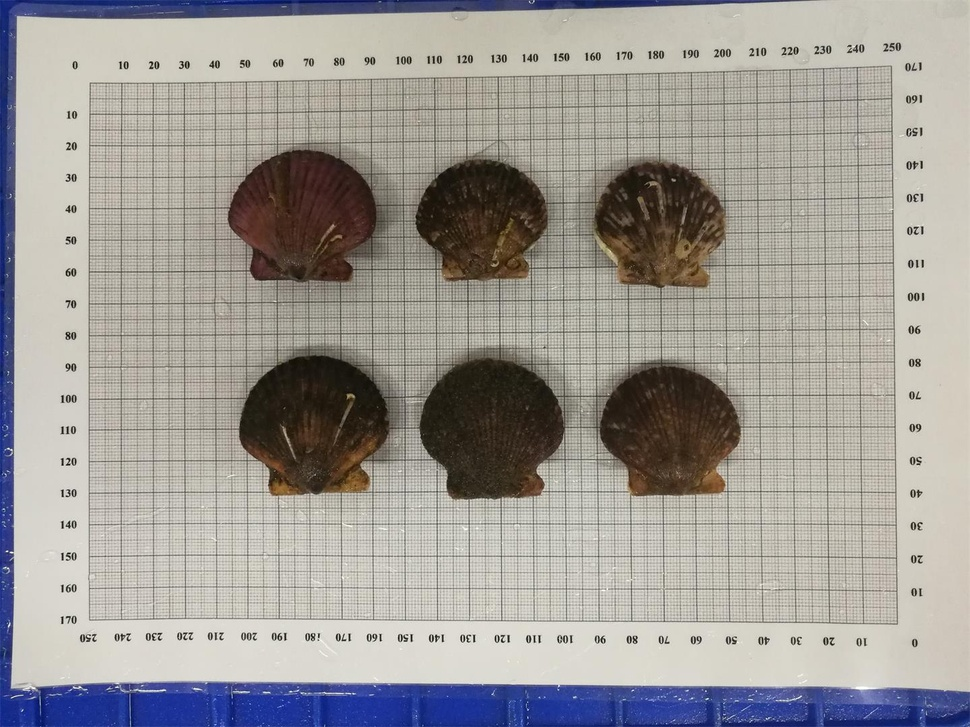
#> input picture PIC/s4.jpg, 970 x 727 px, shrunk from 1440 x 1080 before the run, found by its file name
$ python Contours.py   (older library calls are emulated)
#> lines starting #> are read from the running program, lines starting #| are printed output that depends on the picture; after the words box and inside, x2 and y2 are one past the last pixel; in counts of white or black regions, pixels touching at a corner belong together
### shapedetector.py
import cv2
import numpy as np
import imutils
import math


class ShapeDetector:
    def __init__(self):
        pass

    def otsu(self, img):
        '''大津阈值分割算法，找阈值使用'''
        gray_hist = cv2.calcHist([img], [0], None, [256], [0.0, 255.0])
        cv2.normalize(gray_hist, dst=gray_hist, norm_type=cv2.NORM_L1)  # 归一化
        threshold, u_t, u, p, delta = 0, 0.0, 0.0, 0.0, 0
        u_t = sum([index * value for index, value in enumerate(gray_hist)])  # 整个图像的平均灰度
        for index, value in enumerate(gray_hist):
            u += index * value
            p += value
            t = u_t * p - u
            if p == 0 or p == 1:
                delta_tmp = 0
            else:
                delta_tmp = t * t/(p * (1 - p))
            if delta_tmp > delta:
                delta = delta_tmp
                threshold = index
        return threshold

    # [102 lines left out: functions detect, _floodmask, transform, transform1, not called in this run]

    def linelength(self, p1, p2):
        return int(math.sqrt((p1[0] - p2[0])**2 + (p1[1] - p2[1])**2))

    # [19 lines left out: function watershed, not called in this run]

### Contours.py
import cv2
import numpy as np
import shapedetector
import matplotlib.pyplot as plt


def calcAndDrawHist(image, color):
    hist = cv2.calcHist([image], [0], None, [256], [0.0, 255.0])
    hist = cv2.normalize(hist, 1.0)
    # print(hist)
    minVal, maxVal, minLoc, maxLoc = cv2.minMaxLoc(hist)
    histImg = np.zeros([256, 256, 3], np.uint8)
    hpt = int(0.9 * 256)
    for h in range(256):
        intensity = int(hist[h] * hpt / maxVal)
        cv2.line(histImg, (h, 256), (h, 256 - intensity), color)
    return histImg

ll = shapedetector.ShapeDetector()
img = cv2.imread('s4.jpg')
#> img is the input picture: shape (727, 970, 3); mean B, G, R 150.9, 154.9, 158.3
h, w = img.shape[:2]  # 图像的高和宽
#> h = 727; w = 970
blured = cv2.blur(img, (4, 4))  # 去掉噪声
copyImg = blured.copy()
mask = np.zeros([h + 2, w + 2], np.uint8)  # mask层必须必图片+2
gray = cv2.cvtColor(copyImg, cv2.COLOR_BGR2GRAY)
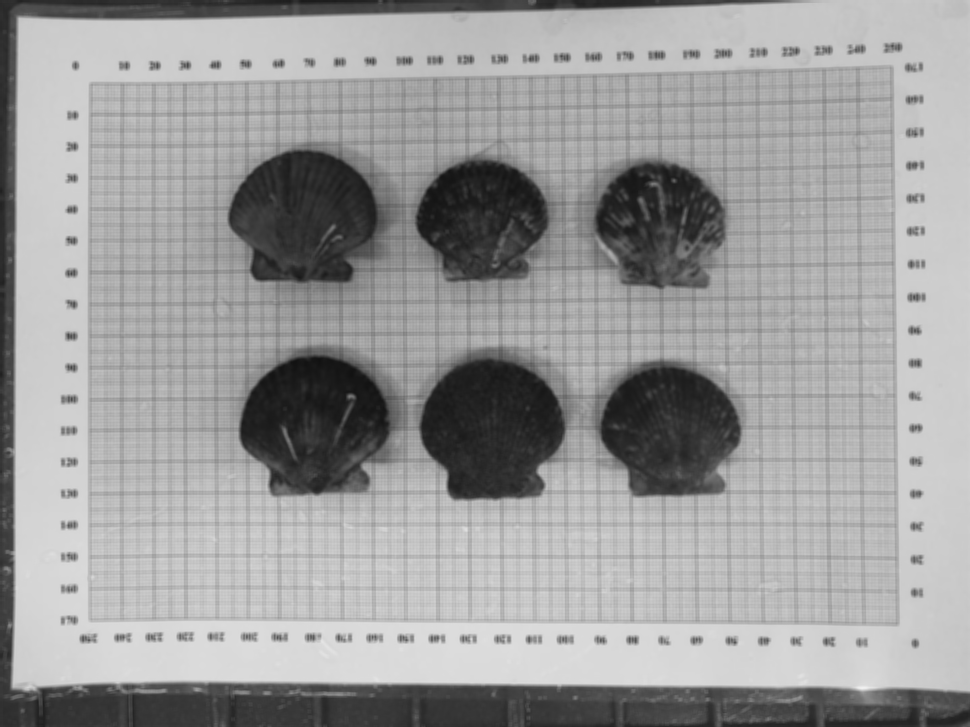
#> gray: shape (727, 970); min 17, max 240, mean 155.5
blur = cv2.GaussianBlur(gray, (5, 5), 0)
hist = cv2.calcHist([gray], [0], None, [256], [0.0, 255.0])
#> hist = 256 values, max 19610 at index 204, min 0 at index 0, mean 2754.6
hist = cv2.normalize(hist, 1.0)
#> hist = 256 values, max 0.288 at index 204, min 0 at index 0, mean 0.0404
x = np.array([i for i in range(256)])


otsu = ll.otsu(blur)
#> in otsu, `gray_hist = cv2.calcHist([img], [0], None, [256], [0.0, 255.0])`: gray_hist = 256 values, max 18249 at index 204, min 0 at index 0, mean 2754.6
#> in otsu, `u_t = sum([index * value for index, value in enumerate(gray_hist)])`: u_t = [155.5]
#> the loop in otsu, `for index, value in enumerate(gray_hist):` made 256 passes
#> (value, u, p, t, delta_tmp, delta) on passes 20 to 30: ([6.1e-05], [0.00141], [7.52e-05], [0.0103], [1.4], [1.4]), ([0.00013], [0.00402], [0.000206], [0.028], [3.8], [3.8]), ([0.000278], [0.00986], [0.000484], [0.0653], [8.83], [8.83]), ([0.000666], [0.0245], [0.00115], [0.154], [20.73], [20.73]), ([0.000844], [0.0439], [0.00199], [0.266], [35.59], [35.59]), ([0.00113], [0.0711], [0.00313], [0.415], [55.29], [55.29]), ([0.00137], [0.105], [0.00449], [0.593], [78.72], [78.72]), ([0.00161], [0.147], [0.0061], [0.802], [106], [106]), ([0.00188], [0.198], [0.00799], [1.04], [137.6], [137.6]), ([0.00242], [0.266], [0.0104], [1.35], [177.7], [177.7]), ([0.00263], [0.342], [0.013], [1.69], [220.8], [220.8])
#> (value, u, p, t, delta_tmp) on passes 1 to 6: ([0], [0], [0], [0], 0), ([0], [0], [0], [0], 0), ([0], [0], [0], [0], 0), ([0], [0], [0], [0], 0), ([0], [0], [0], [0], 0), ([0], [0], [0], [0], 0)
#> after the loop in otsu, `for index, value in enumerate(gray_hist):`: delta = [2612]; p = [1]; threshold = 120; u = [155.5]
#> otsu = 120
print(otsu)
#| 120

_, th = cv2.threshold(blur, otsu, 255, cv2.THRESH_BINARY)
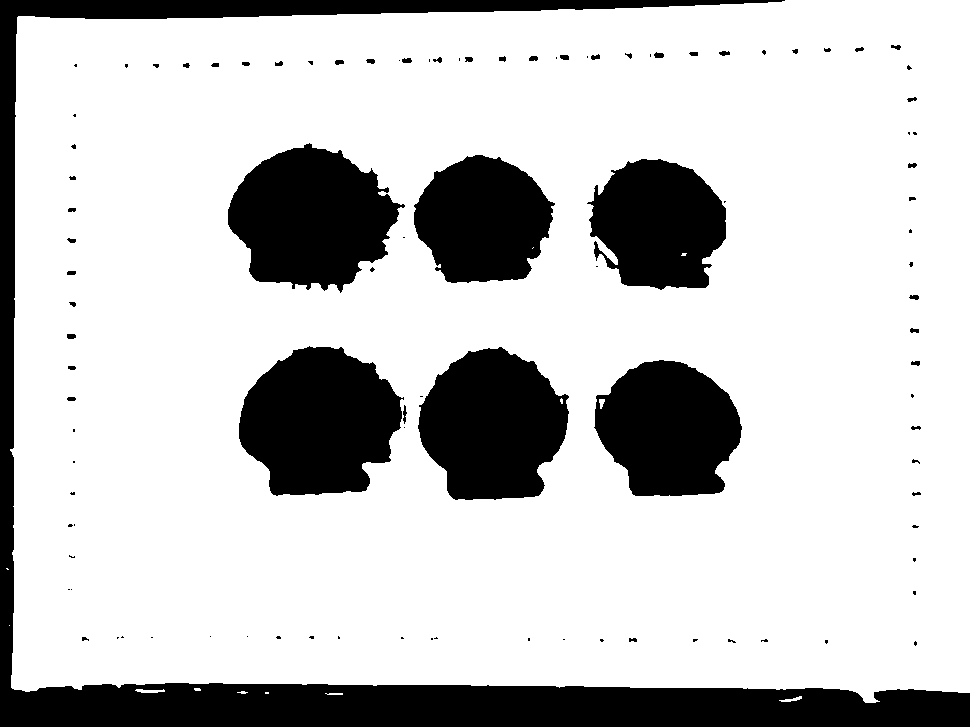
#> th: shape (727, 970); 78% white; 103 black regions (56 under 20 px), largest, box (x1, y1, x2, y2) and area: (0, 0, 970, 727) 58160, (239, 346, 404, 496) 18240, (228, 143, 405, 293) 17745
cv2.imshow('', th)
cv2.waitKey()

# canny = cv2.Canny(gray, otsu, threshold1=)
plt.plot(x, hist)
plt.show()
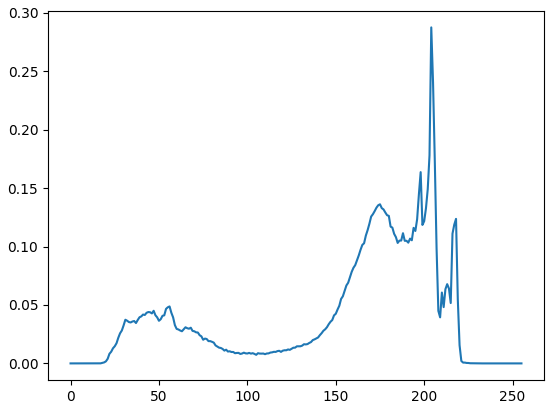
#> figure drawn by matplotlib, 1 panel; curve peaks at x = 204, y = 0.288
exit(0)
#> (the program exits here)

$ run again, with PIC/s10.jpg copied over PIC/s4.jpg
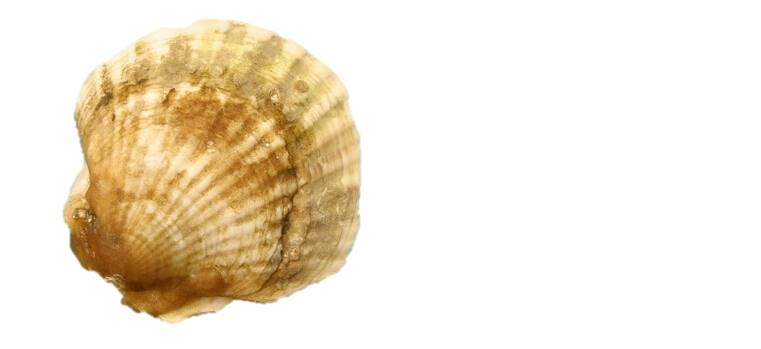
#> input picture PIC/s10.jpg, 761 x 349 px, found by its file name
#> img is the input picture: shape (349, 761, 3); mean B, G, R 212.4, 230.1, 240.6
#> `hist = cv2.calcHist([gray], [0], None, [256], [0.0, 255.0])`: hist = 256 values, max 3817 at index 254, min 0 at index 0, mean 306.3
#> `hist = cv2.normalize(hist, 1.0)`: hist = 256 values, max 0.533 at index 254, min 0 at index 0, mean 0.0428
#> gray_hist = 256 values, max 3449 at index 254, min 0 at index 0, mean 307.2
#> u_t = [174.7]
#> the loop in otsu, `for index, value in enumerate(gray_hist):` made 256 passes
#> (value, u, p, t, delta_tmp, delta) on passes 48 to 54: ([0.000165], [0.00894], [0.000191], [0.0244], [3.12], [3.12]), ([8.9e-05], [0.0132], [0.00028], [0.0357], [4.55], [4.55]), ([0.000127], [0.0194], [0.000407], [0.0516], [6.56], [6.56]), ([0.000114], [0.0252], [0.000521], [0.0659], [8.34], [8.34]), ([0.000191], [0.0349], [0.000712], [0.0895], [11.26], [11.26]), ([0.000191], [0.0448], [0.000903], [0.113], [14.13], [14.13]), ([0.000203], [0.0556], [0.00111], [0.138], [17.15], [17.15])
#> after the loop in otsu, `for index, value in enumerate(gray_hist):`: delta = [1339.2]; p = [1]; threshold = 171; u = [174.7]
#> otsu = 171
#| 171
#> `_, th = cv2.threshold(blur, otsu, 255, cv2.THRESH_BINARY)`:
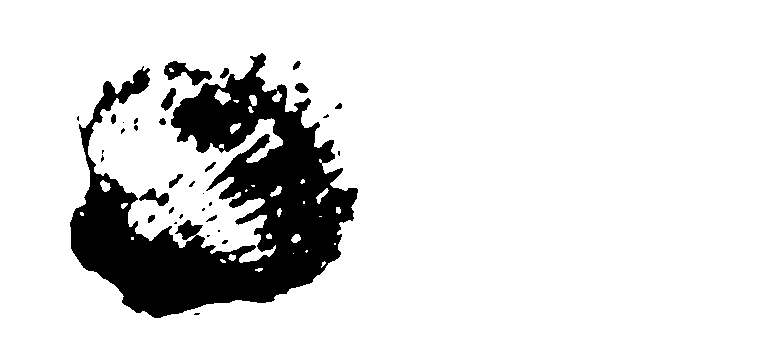
#> th: shape (349, 761); 86.4% white; 34 black regions (19 under 20 px), largest, box (x1, y1, x2, y2) and area: (70, 53, 358, 318) 34399, (164, 61, 212, 86) 522, (139, 188, 169, 206) 252
#> `plt.show()`:
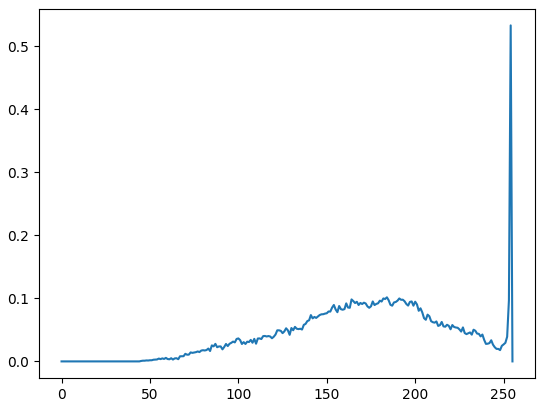
#> figure drawn by matplotlib, 1 panel; curve peaks at x = 254, y = 0.533
